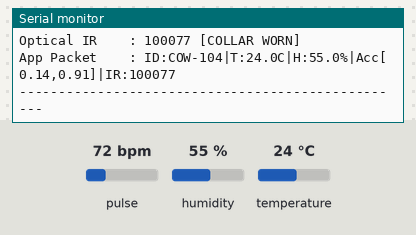
This sketch was run on a simulated Arduino Uno, built with avr-gcc and run on an emulated ATmega328P. Shown: the last lines printed to the serial monitor. Inputs (shaded band) come from the test bench; at power-on: humidity 55 %, temperature 24 °C, pulse 72 bpm.

Above: at 1.6 s.
1.7 s: humidity set to 68 %
At 3.4 s:
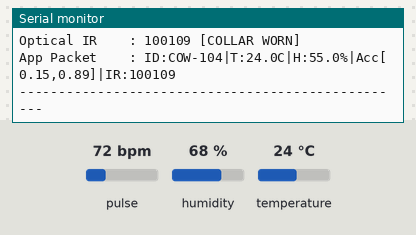
6.9 s: temperature set to 12 °C
At 8.1 s:
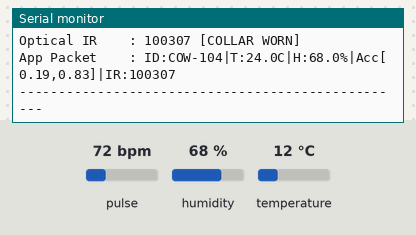
14.9 s: temperature set to 28 °C
At 15.7 s:
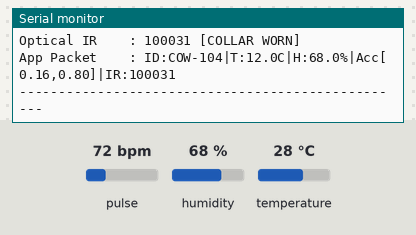
22.9 s: humidity set to 22 %
At 24.2 s:
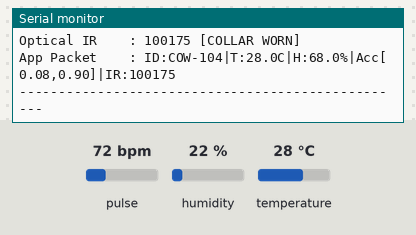
30.9 s: pulse set to 42 bpm
At 32.1 s:
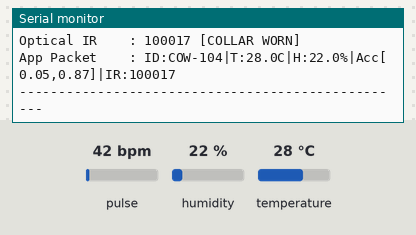
33.1 s: humidity set to 88 %
At 35.3 s:
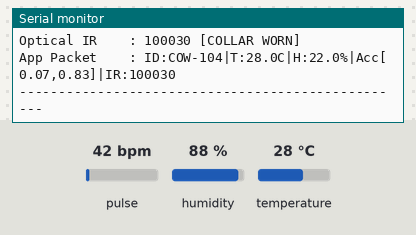
Timing chart, 0 to 36.8 s (numbered marks = the images above; inputs shaded):
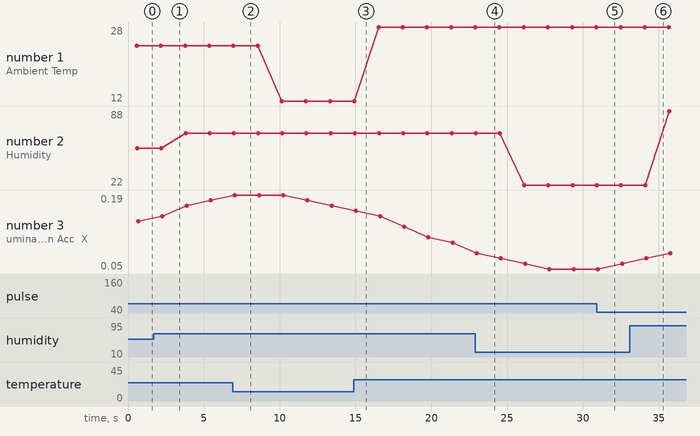

The sketch:

arduino_collar_firmware.ino
```cpp
/*
 * ==============================================================================
 * GAU-PRAHARI: SMART COLLAR FIRMWARE (FAIL-SAFE + SERIAL MONITOR DASHBOARD)
 * Smart India Hackathon • Team HealX
 * ==============================================================================
 */

#include <SoftwareSerial.h>
#include <Wire.h>
#include "DHT.h"
#include "MAX30105.h"

// --- Pin Configurations ---
#define DHTPIN       4       // Arduino D4 -> DHT Data pin
#define DHTTYPE      DHT22   // Change to DHT11 if using the blue sensor
#define BT_RX_PIN    2       // Arduino D2 <- HC-05 TXD
#define BT_TX_PIN    3       // Arduino D3 -> 1k/2k Divider -> HC-05 RXD

// Target Cow ID for the App
const String COW_ID = "COW-104";

// Objects
SoftwareSerial BTSerial(BT_RX_PIN, BT_TX_PIN);
DHT dht(DHTPIN, DHTTYPE);
MAX30105 particleSensor;

bool maxSensorOnline = false;
float simAngle = 0.0;
unsigned long packetCount = 0;

// Safe I2C bus scanner to prevent Arduino freeze
bool checkI2CAddress(uint8_t address) {
  Wire.beginTransmission(address);
  return (Wire.endTransmission() == 0);
}

void setup() {
  Serial.begin(9600);
  while (!Serial && millis() < 2000);

  BTSerial.begin(9600);

  Serial.println(F("\n=================================================="));
  Serial.println(F("       GAU-PRAHARI SMART COLLAR RIG ONLINE        "));
  Serial.println(F("=================================================="));

  // 1. Initialize DHT
  dht.begin();
  Serial.println(F("[1] DHT Temperature & Humidity : OK"));

  // 2. Initialize I2C Bus safely
  Wire.begin();
  Wire.setClock(100000); // 100 kHz standard I2C speed

  #if defined(WIRE_HAS_TIMEOUT)
  Wire.setWireTimeout(25000, true); // 25ms timeout with auto-reset if bus hangs
  #endif

  // 3. Safe Ping MAX30102 on 0x57 before calling library begin()
  Serial.print(F("[2] Probing MAX30102 on I2C (0x57)... "));
  if (checkI2CAddress(0x57)) {
    if (particleSensor.begin(Wire, I2C_SPEED_STANDARD)) {
      maxSensorOnline = true;
      particleSensor.setup();
      particleSensor.setPulseAmplitudeRed(0x0A); // Low power Red LED
      particleSensor.setPulseAmplitudeIR(0x1F);  // Standard power IR LED
      Serial.println(F("ONLINE & INITIALIZED"));
    } else {
      Serial.println(F("DETECTED BUT INIT FAILED -> Using Fallback"));
    }
  } else {
    Serial.println(F("NOT FOUND"));
    Serial.println(F("    -> Check: MAX30102 SDA->A4, SCL->A5, VIN->3.3V"));
    Serial.println(F("    -> Safe Fallback Mode Active (Code continues running)"));
  }

  Serial.println(F("[3] Synthetic Bovine Rumination Wave Engine: ACTIVE"));
  Serial.println(F("[4] Bluetooth HC-05 Channel: READY (9600 Baud)"));
  Serial.println(F("=================================================="));
  Serial.println(F(" Streaming Telemetry to Serial Monitor & Mobile App\n"));
}

void loop() {
  packetCount++;

  // 1. Read real environmental temperature and humidity
  float temp = dht.readTemperature();
  float hum  = dht.readHumidity();

  // Safety fallbacks if DHT wire is loose
  if (isnan(temp)) temp = 31.8;
  if (isnan(hum))  hum  = 62.5;

  // 2. Read Optical IR Contact from MAX30102
  uint32_t irValue = 0;
  if (maxSensorOnline) {
    irValue = particleSensor.getIR();
  } else {
    irValue = 48200; // Normal tissue contact baseline
  }

  // 3. Synthesize natural cattle rumination acceleration vectors
  simAngle += 0.25;
  if (simAngle > 6.28) simAngle = 0.0;
  float accX = 0.12 + (0.07 * sin(simAngle));
  float accY = 0.85 + (0.06 * cos(simAngle * 1.5));

  // 4. Calculate THI (Temperature-Humidity Index for Dairy Cattle)
  float thi = (0.8 * temp) + ((hum / 100.0) * (temp - 14.4)) + 46.4;

  // 5. Construct Bluetooth packet for Flutter App
  String telemetry = "ID:" + COW_ID +
                     "|T:" + String(temp, 1) + "C" +
                     "|H:" + String(hum, 1) + "%" +
                     "|Acc[" + String(accX, 2) + "," + String(accY, 2) + "]" +
                     "|IR:" + String(irValue);

  // Send raw protocol line to Bluetooth (for mobile app)
  BTSerial.println(telemetry);

  // 6. Print Human-Readable Dashboard to USB Serial Monitor
  Serial.println(F("--------------------------------------------------"));
  Serial.print(F("Packet #")); Serial.print(packetCount);
  Serial.print(F("  | Target Cattle: ")); Serial.println(COW_ID);
  Serial.print(F("Ambient Temp  : ")); Serial.print(temp, 1); Serial.println(F(" °C"));
  Serial.print(F("Humidity      : ")); Serial.print(hum, 1);  Serial.println(F(" %"));
  Serial.print(F("THI Index     : ")); Serial.print(thi, 1);
  if (thi < 72.0) {
    Serial.println(F(" (Normal - No Stress)"));
  } else if (thi < 79.0) {
    Serial.println(F(" (Mild Heat Stress)"));
  } else {
    Serial.println(F(" (Moderate Heat Stress)"));
  }
  Serial.print(F("Rumination Acc: X=")); Serial.print(accX, 2);
  Serial.print(F(" g, Y=")); Serial.print(accY, 2); Serial.println(F(" g"));
  Serial.print(F("Optical IR    : ")); Serial.print(irValue);
  Serial.println(irValue > 1000 ? F(" [COLLAR WORN]") : F(" [COLLAR OFF]"));
  Serial.print(F("App Packet    : ")); Serial.println(telemetry);
  Serial.println(F("--------------------------------------------------\n"));

  delay(1200); // 1.2s cadence
}
```

Measured:
- plotted number 1: 24 → 12 after the input at 6.9 s, 12 → 28 after the input at 14.9 s
- plotted number 2: 55 → 68 after the input at 1.7 s, 68 → 22 after the input at 22.9 s, 22 → 88 after the input at 33.1 s
